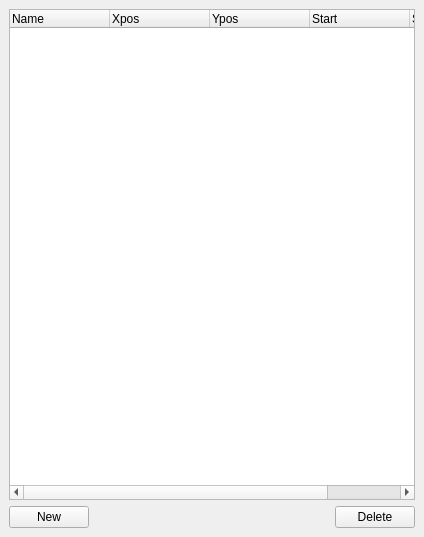
<?xml version="1.0" encoding="UTF-8"?>
<ui version="4.0">
 <class>FossilRecordWidget</class>
 <widget class="QDockWidget" name="FossilRecordWidget">
  <property name="geometry">
   <rect>
    <x>0</x>
    <y>0</y>
    <width>424</width>
    <height>537</height>
   </rect>
  </property>
  <property name="windowTitle">
   <string>Virtual Fossil Record Locations</string>
  </property>
  <widget class="QWidget" name="dockWidgetContents">
   <layout class="QVBoxLayout" name="verticalLayout">
    <item>
     <widget class="QTreeWidget" name="treeWidget">
      <column>
       <property name="text">
        <string>Name</string>
       </property>
      </column>
      <column>
       <property name="text">
        <string>Xpos</string>
       </property>
      </column>
      <column>
       <property name="text">
        <string>Ypos</string>
       </property>
      </column>
      <column>
       <property name="text">
        <string>Start</string>
       </property>
      </column>
      <column>
       <property name="text">
        <string>Sparsity</string>
       </property>
      </column>
     </widget>
    </item>
    <item>
     <layout class="QHBoxLayout" name="horizontalLayout">
      <item>
       <widget class="QPushButton" name="NewButton">
        <property name="text">
         <string>New</string>
        </property>
       </widget>
      </item>
      <item>
       <spacer name="horizontalSpacer">
        <property name="orientation">
         <enum>Qt::Horizontal</enum>
        </property>
        <property name="sizeHint" stdset="0">
         <size>
          <width>40</width>
          <height>20</height>
         </size>
        </property>
       </spacer>
      </item>
      <item>
       <widget class="QPushButton" name="DeleteButton">
        <property name="text">
         <string>Delete</string>
        </property>
       </widget>
      </item>
     </layout>
    </item>
   </layout>
  </widget>
 </widget>
 <resources/>
 <connections/>
</ui>
